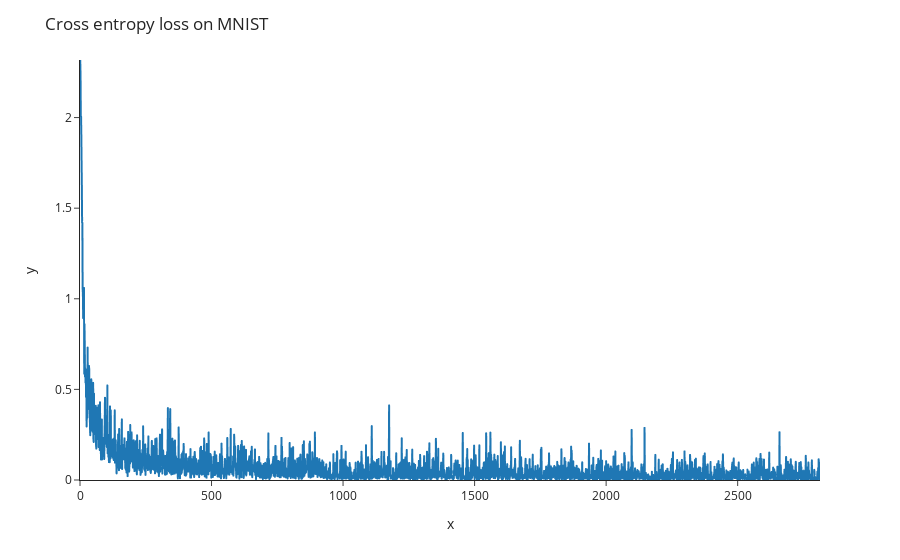

Notebook source saved alongside this figure:
### Code cell
epochs = 3
loss_fn = nn.CrossEntropyLoss()
batch_size = 128

MODEL_FILENAME = "./w1d2_convnet_mnist.pt"
device = "cuda" if t.cuda.is_available() else "cpu"

def train_convnet(trainloader: DataLoader, epochs: int, loss_fn: Callable) -> list:
    '''
    Defines a ConvNet using our previous code, and trains it on the data in trainloader.
    '''

    model = ConvNet().to(device).train()
    optimizer = t.optim.Adam(model.parameters())
    loss_list = []
    accuracy_list = []

    for epoch in range(epochs):

        progress_bar = tqdm_notebook(trainloader)
        for (x, y) in progress_bar:

            x = x.to(device)
            y = y.to(device)

            y_hat = model(x)
            loss = loss_fn(y_hat, y)
            loss.backward()
            optimizer.step()
            optimizer.zero_grad()

            loss_list.append(loss.item())

            y_predictions = y_hat.argmax(1)
            corrects = (y_predictions==y)
            accuracy = corrects.int().sum() / corrects.shape[0]
            accuracy_list.append(accuracy.item())

            progress_bar.set_description(f"Epoch = {epoch}, Loss = {loss.item():.4f} Accuracy = {accuracy.item()}")

    print(f"Saving model to: {MODEL_FILENAME}")
    t.save(model, MODEL_FILENAME)
    return loss_list, accuracy_list

loss_list, accuracy_list = train_convnet(trainloader, epochs, loss_fn)

fig = px.line(y=loss_list, template="simple_white")
fig.update_layout(title="Cross entropy loss on MNIST", yaxis_range=[0, max(loss_list)])
fig.show()

### Figure 1 — Plotly figure (JSON) as saved in the notebook; plotly's stock layout.template omitted (floating-point values rounded to 4 significant figures; data arrays with more than 128 entries replaced by an {"elided": "..."} marker saying what was removed)
{"data": [{"hovertemplate": "x=%{x}<br>y=%{y}<extra></extra>", "legendgroup": "", "line": {"color": "#1F77B4", "dash": "solid"}, "marker": {"symbol": "circle"}, "mode": "lines", "name": "", "showlegend": false, "type": "scattergl", "x": {"elided": "2814 int values"}, "xaxis": "x", "y": {"elided": "2814 float values"}, "yaxis": "y"}], "layout": {"legend": {"tracegroupgap": 0}, "margin": {"t": 60}, "title": {"text": "Cross entropy loss on MNIST"}, "xaxis": {"anchor": "y", "domain": [0, 1], "title": {"text": "x"}}, "yaxis": {"anchor": "x", "domain": [0, 1], "range": [0, 2.318], "title": {"text": "y"}}}}
